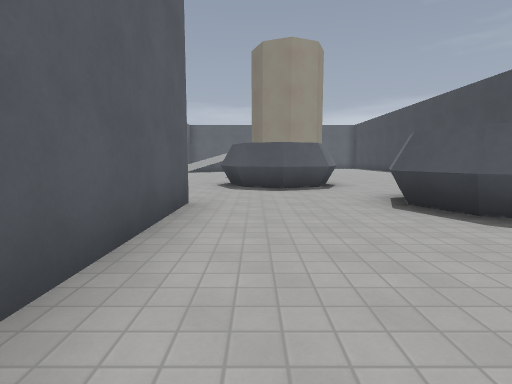
[1] (above)

23 first-person views from a walk through a Godot game level. The camera is 1.3 m above the floor, tilts 6° down and sees 80° across. The floor is counted in squares, 2 m on a side. Each view is taken from the middle of a square. On the plan, view 1 faces up. The plan holds only what a view shows up to about 10 squares ahead; the rest is blank. Surface patterns are stand-ins for the level's own textures.

[2]
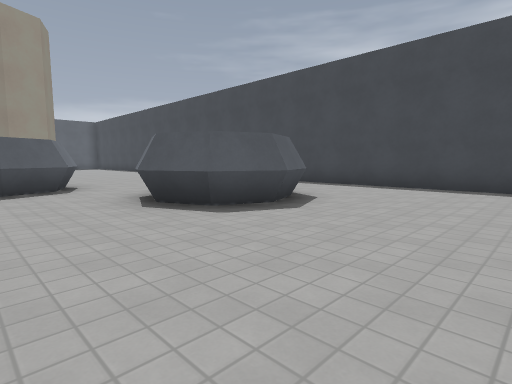

[3]
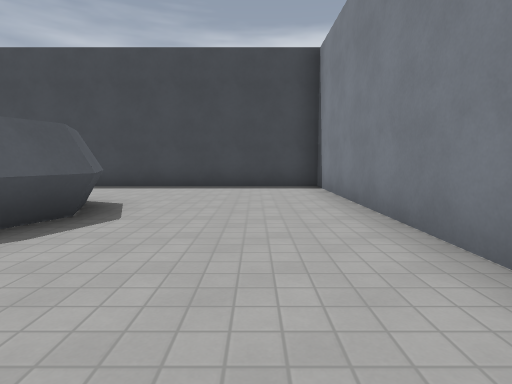

[4]
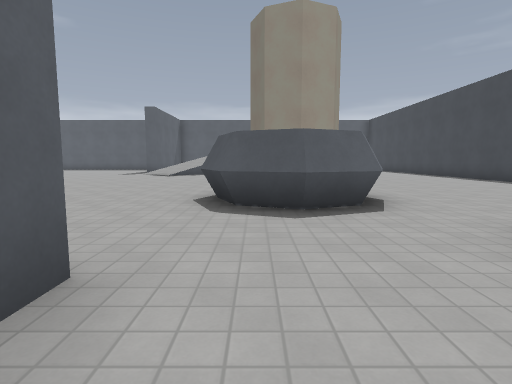

[5]
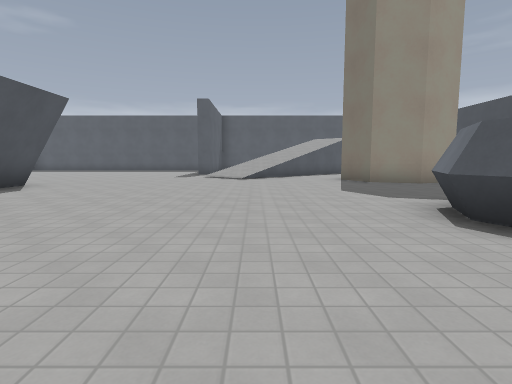

[6]
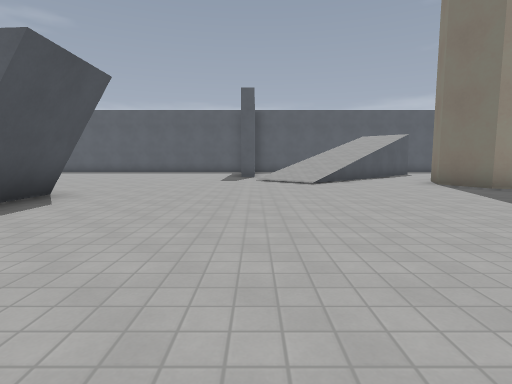

[7]
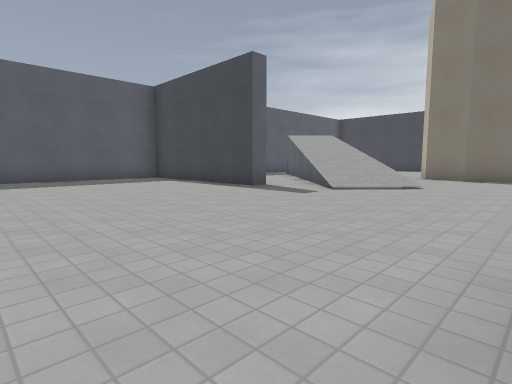

[8]
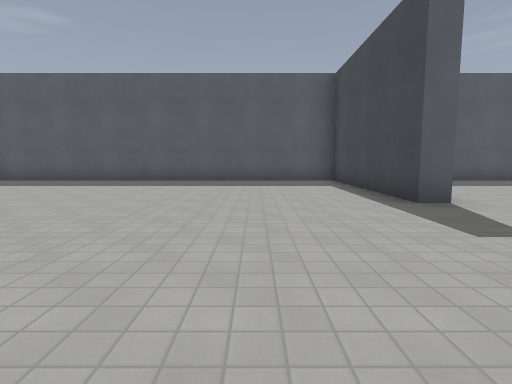

[9]
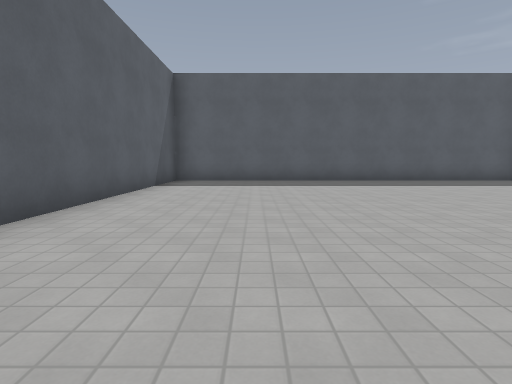

[10]
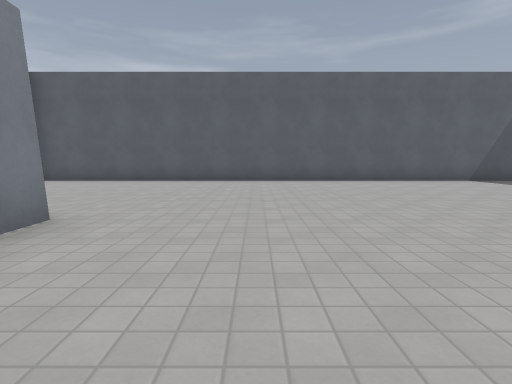

[11]
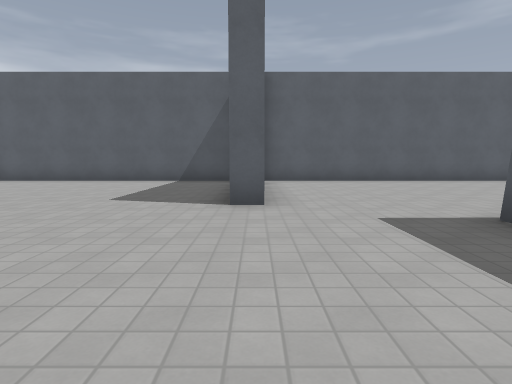

[12]
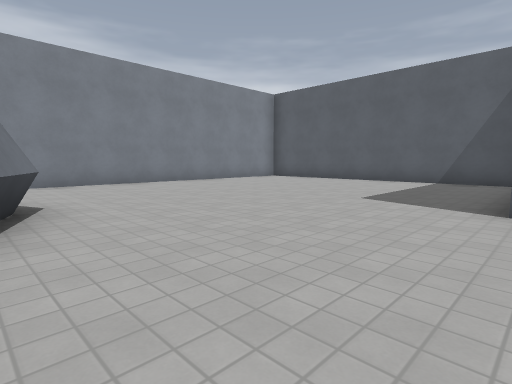

[13]
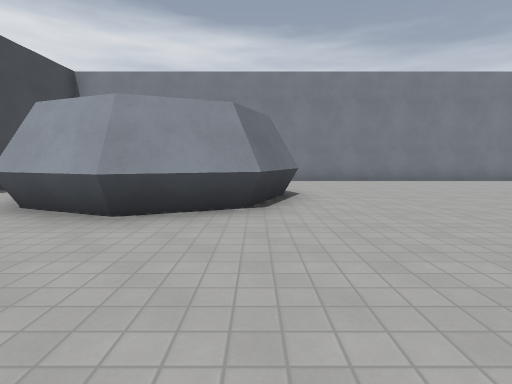

[14]
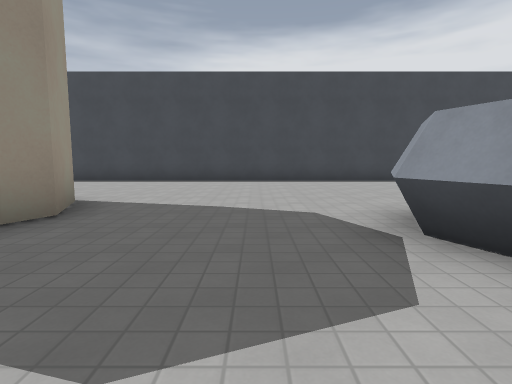

[15]
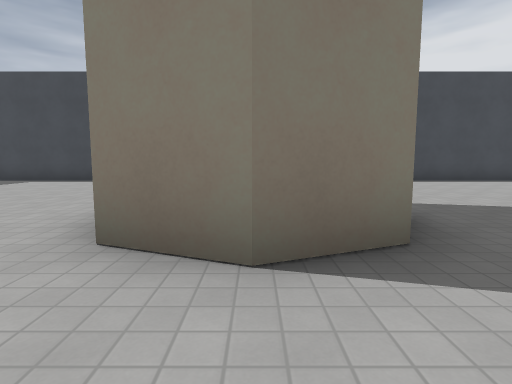

[16]
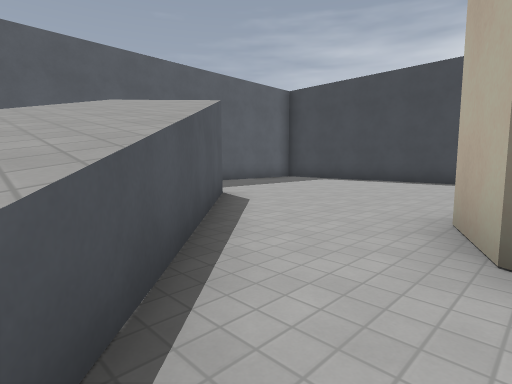

[17]
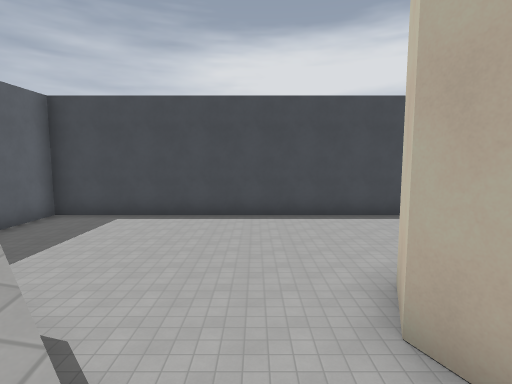

[18]
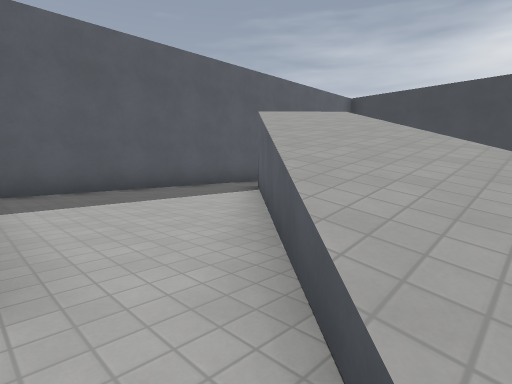

[19]
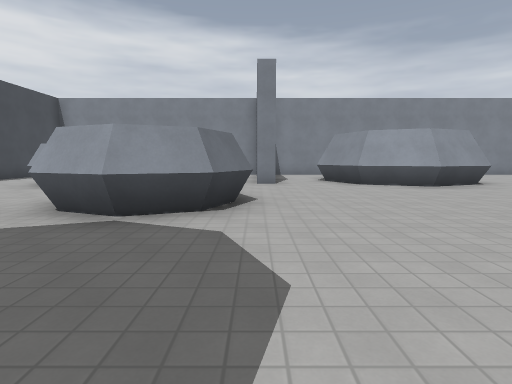

[20]
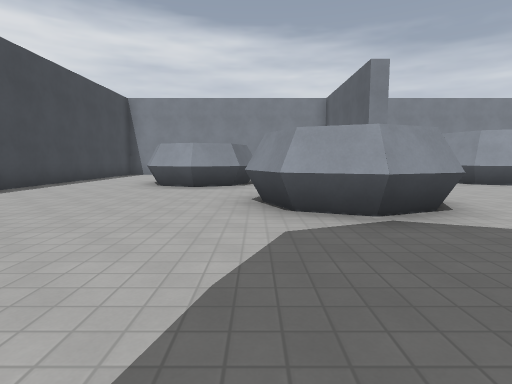

[21]
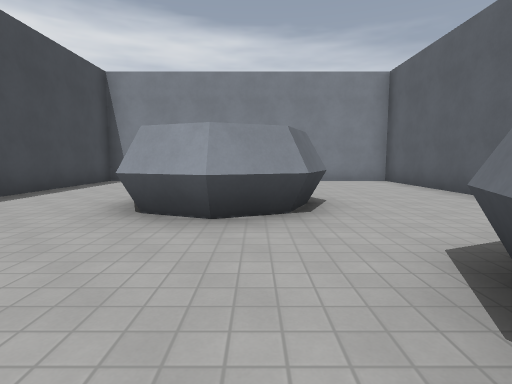

[22]
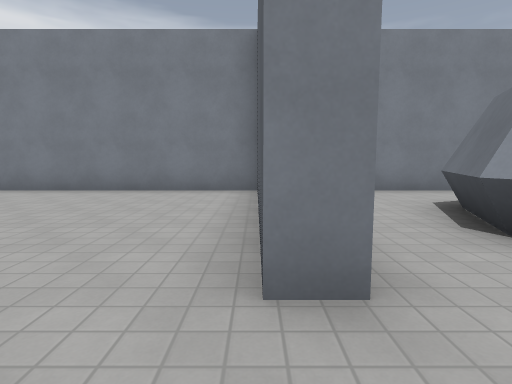

[23]
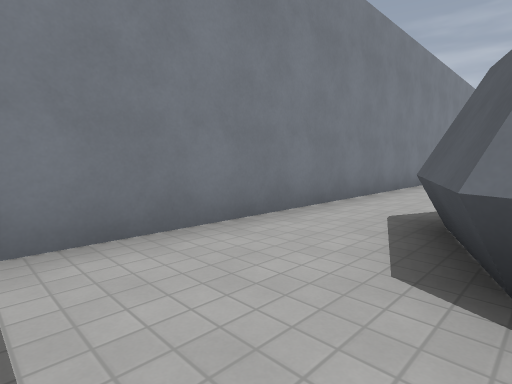

### Floor plan
Key: @ floor where view 1 was taken; # wall or solid block; . floor; / step, stairs or slope; C cylinder.
Columns run from 17 left of view 1 to 8 right of it. Each row starts with its distance up from view 1.
 24 ##########################
 23 #...........#......  ....#
 22 #...........#....   .....#
 21 #...........#...///......#
 20 #...........#..////......#
 19 #...........#.////.......#
 18 #............////........#
 17 #...........////.........#
 16 #............//...CC.....#
 15 #................C   ....#
 14 #.................CC.....#
 13 #........................#
 12 #......##................#
 11 #......##................#
 10 #........................#
  9 #................###.....#
  8 #    #...........###.....#
  7 #................##......#
  6 #........................#
  5 #.........####......##...#
  4 #.........#  #..#..####..#
  3 #.........#  ##.#...##...#
  2 #.........  ##..#........#
  1 #...........#...#........#
  0 #  .............#@.......#
 -1   ########################

Positions as (right, up) in squares from view 1, and headings:
1: (0, 0), facing up
2: (0, 0), facing up-right
3: (0, 1), facing right
4: (0, 3), facing up
5: (-3, 5), facing up
6: (-5, 7), facing up
7: (-11, 13), facing up-right
8: (-8, 14), facing up
9: (-14, 14), facing up
10: (-7, 15), facing left
11: (-7, 8), facing left
12: (-7, 8), facing down-left
13: (-7, 9), facing down
14: (-2, 11), facing right
15: (-2, 15), facing right
16: (-2, 16), facing up-right
17: (-1, 18), facing right
18: (-5, 17), facing up-right
19: (-1, 13), facing down
20: (2, 13), facing down
21: (3, 9), facing down
22: (-1, 6), facing down
23: (-2, 2), facing down-left
